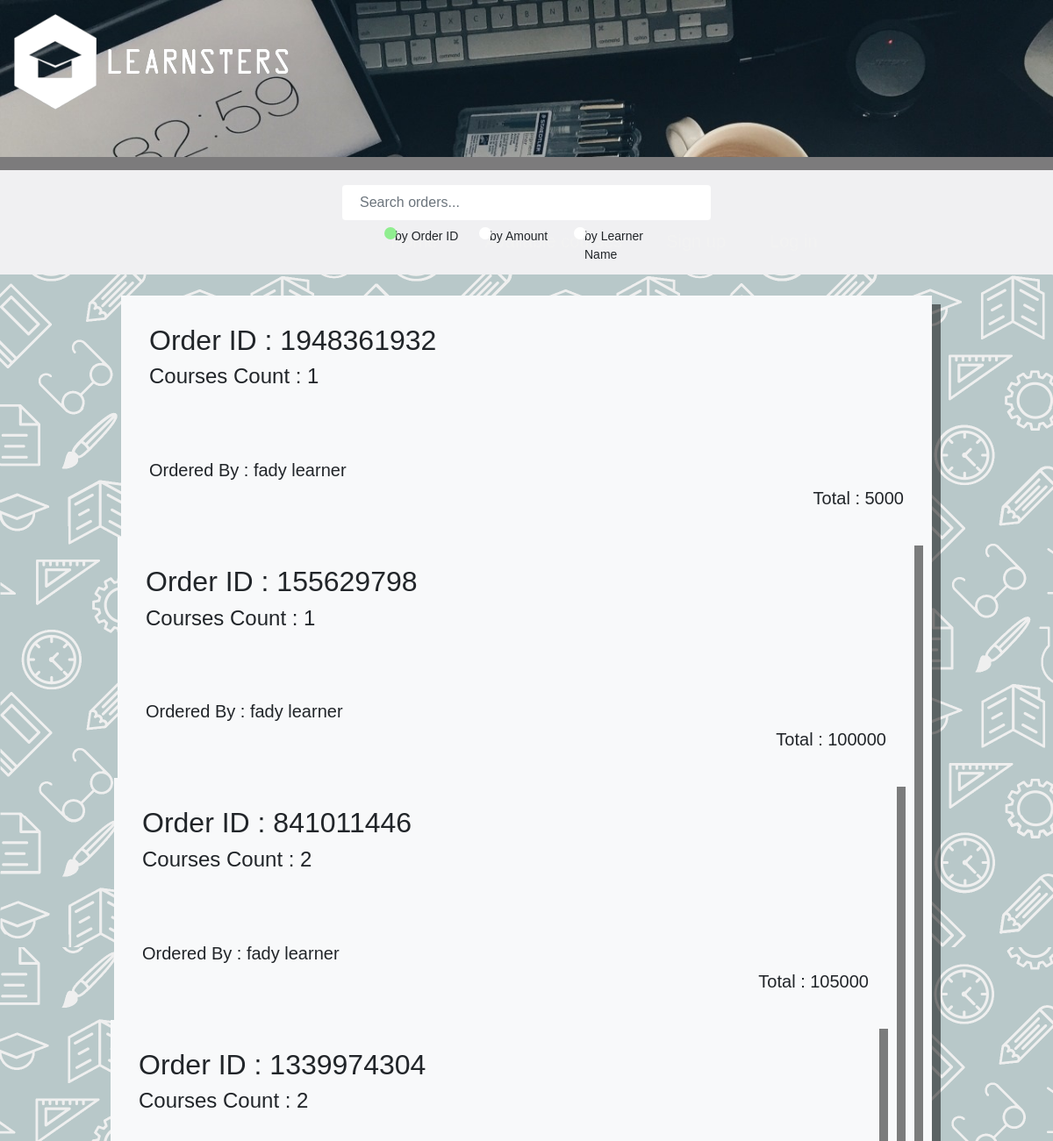
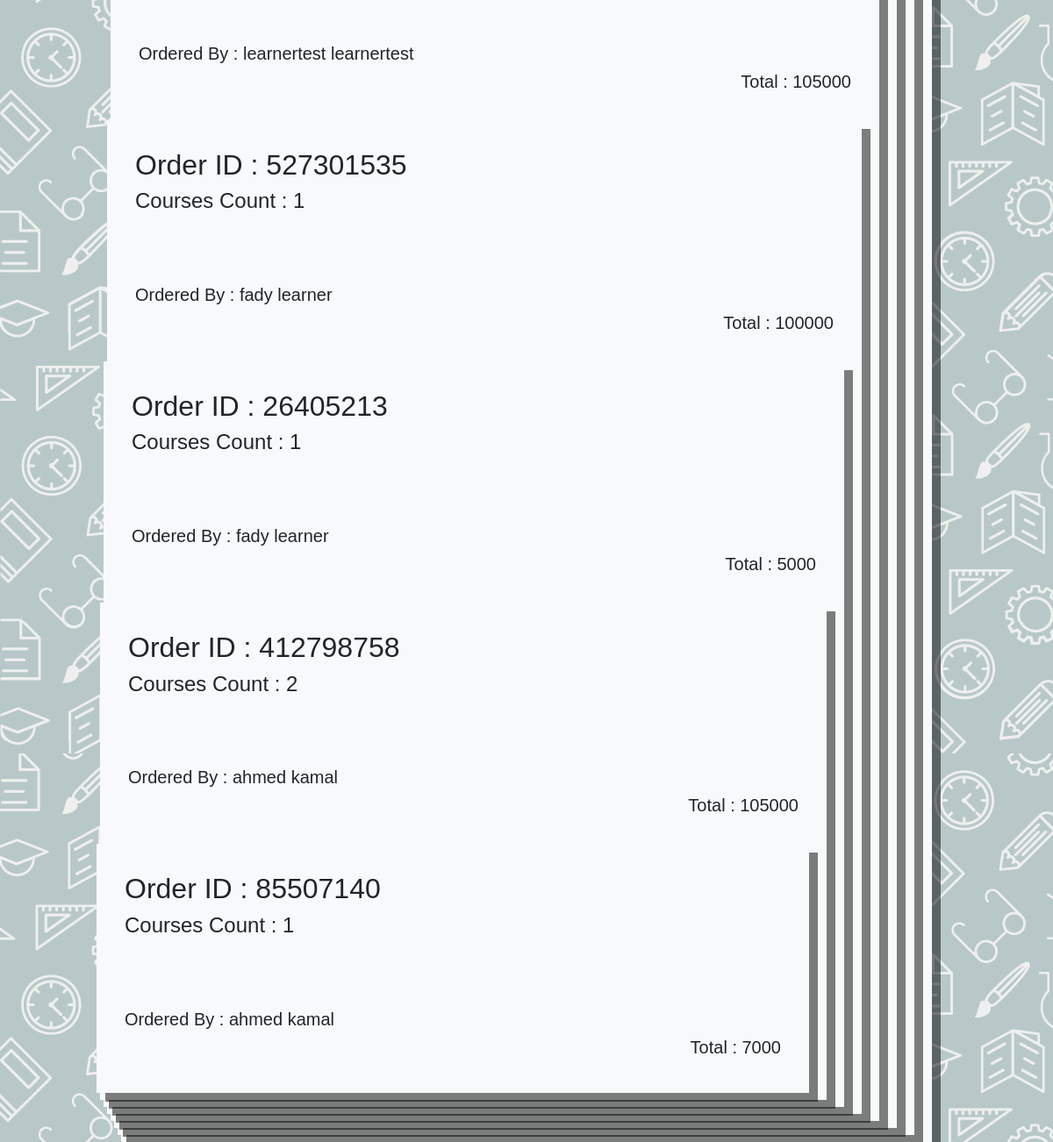
The app's page /viewOrders.php with its own data (2 pictures, top to bottom).
### tables this page shows
CREATE TABLE `learners` (
  `learnerID` varchar(255) NOT NULL,
  `Fname` varchar(255) NOT NULL,
  `Lname` varchar(255) DEFAULT NULL,
  `Email` varchar(255) DEFAULT NULL,
  `Password` varchar(255) DEFAULT NULL,
  `profilePicture` text DEFAULT NULL,
  `Type` text NOT NULL
);

### viewOrders.php (the view, shortened to what this page needs)
<html>
    <link href="https://cdn.jsdelivr.net/npm/bootstrap@5.1.3/dist/css/bootstrap.min.css" rel="stylesheet">
<?php
include "connectToDb.php";
include "menu.php";
$query = "SELECT DISTINCT orderID,total,learnerID FROM orders";
$results = mysqli_query($conn, $query);
?>
<div class="pt-4 mx-auto mb-4" style="background-color: #f0f0f2 ">
    <input style="border:none;width: 35%;" type="text" class="form-control mx-auto d-flex" name="Name_Search" id="Name_Search" placeholder="Search orders...">
    <div class="d-flex mx-auto"style="width:27%">
    <label class="container">by Order ID
  <span class="checkmark"></span>
</label>
<label class="container">by Amount
  <span class="checkmark"></span>
</label>
<label class="container">by Learner Name
  <span class="checkmark"></span>
</label>
</div>
</div>
<div id="result">
    <body>
        <div class="mx-auto" style="width: 75%;">
            <?php
            if (mysqli_num_rows($results) > 0) {
            while ($row = $results->fetch_array(MYSQLI_ASSOC)) {
                $orderID = $row["orderID"];
                $sql = "SELECT DISTINCT courseID FROM  orders WHERE orderID = '$orderID'";
                $result = $conn->query($sql);
                $coursesCount = 0;
                while ($index = $result->fetch_array(MYSQLI_ASSOC)) {
                    $coursesCount++;
                }
                $learnerID = $row["learnerID"];
                $namesSQL = "SELECT Fname,Lname FROM learners WHERE learnerID = '$learnerID' ";
                $namesResult = $conn->query($namesSQL);
                $firstName = "NoName";
                $lastName = "NoName";
                while ($i = $namesResult->fetch_array(MYSQLI_ASSOC)) {
                   $firstName = $i["Fname"];
                   $lastName = $i["Lname"];
                }
                ?>
                <div class="p-2 row  bg-light position-relative" style="box-shadow: 10px 10px rgba(0, 0, 0, 0.5);">
                    <div class=" p-4 ">
                        <h2>Order ID : <?php echo $row["orderID"]?></h2>
                        <h4>Courses Count : <?php echo $coursesCount?></h4>
                        <br><Br><br>
                        <h5>Ordered By : <?php echo $firstName." ".$lastName?></h5>
                        <div class="d-flex flex-row-reverse">
                        <h5>Total : <?php echo $row["total"]?></h5>
                        </div>
                </div>
            <?php } }
            else{
                echo "There is No Orders To view";
            }?>
        </div>
</div>
</body>
</html>

### css/main.css (style rules this page uses)
* { font-family: Arial, Helvetica, sans-serif; margin-left: 0; margin-right: 0; }
input[type="text"], input[type="password"] { padding: 8px 20px; margin: 8px 0; display: inline-block; border: 1px solid #ccc; border-radius: 4px; box-sizing: border-box; }

### viewOrders.php (style rules this page uses)
body { background-image: url("pictures/website/backgroundPattern.png"); }
.container { display: block; position: relative; padding-left: 15px; margin-bottom: 12px; cursor: pointer; font-size: 14px; }
.checkmark { position: absolute; top: 0; left: 0; height: 14px; width: 14px; background-color: #fff; border-radius: 50%; }
.container input:checked ~ .checkmark { background-color: lightgreen; }
.checkmark:after { content: ""; position: absolute; display: none; }
.container .checkmark:after { top: 9px; left: 9px; width: 8px; height: 8px; border-radius: 50%; background: white; }

### menu.php (style rules this page uses)
* { margin: 0; }

### records on screen
learners: Fname "fady", Lname "learner"
learners: Fname "learnertest", Lname "learnertest"
learners: Fname "ahmed", Lname "kamal"

### other values on screen
$row["orderID"] "1948361932"
$coursesCount "1"
$row["total"] "5000"
$row["orderID"] "155629798"
$row["total"] "100000"
$row["orderID"] "841011446"
$coursesCount "2"
$row["total"] "105000"
$row["orderID"] "1339974304"
$row["orderID"] "527301535"
$row["orderID"] "26405213"
$row["orderID"] "412798758"
$row["orderID"] "85507140"
$row["total"] "7000"
